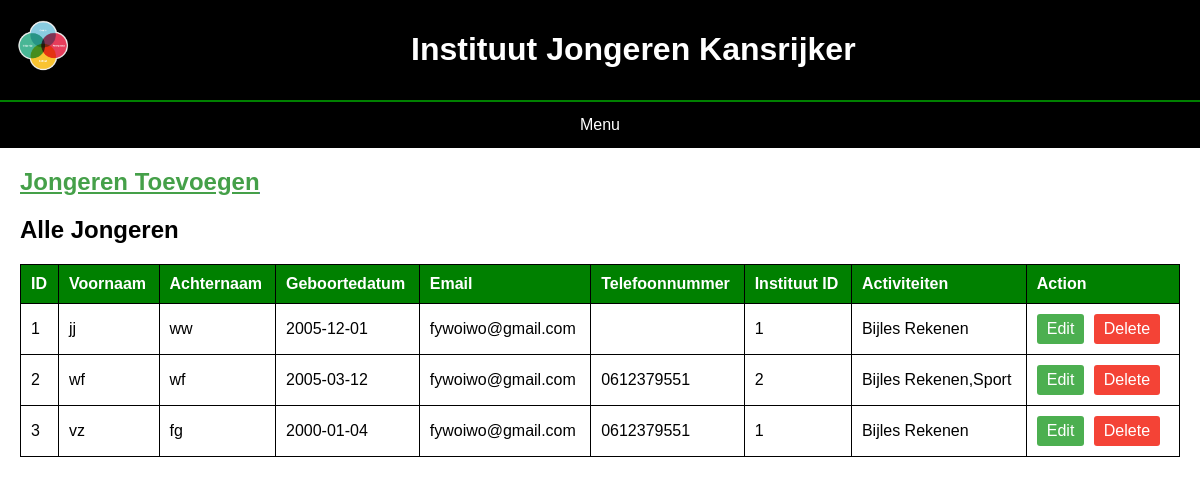
The app's page /Project/jongere/Overzicht_jongeren.php (signed in) with its own data.
### tables this page shows
CREATE TABLE `jongeren` (
  `jongereID` int(11) NOT NULL,
  `voornaam` varchar(50) NOT NULL,
  `achternaam` varchar(50) NOT NULL,
  `geboortedatum` date NOT NULL,
  `email` varchar(100) NOT NULL,
  `telefoonnummer` varchar(20) DEFAULT NULL,
  `instituutID` int(11) DEFAULT NULL
);

### Project/db.php (called while the page is built, shortened)
<?php
class database {
    private $dbh;
    public function __construct() {
        $this->host = 'localhost';
        $this->username = 'root';
        $this->password = '';
        $this->database = 'school';
        $this->port = 3307;
        $dsn = "mysql:host=$this->host;port=$this->port;dbname=$this->database";
        try {
            $this->dbh = new PDO($dsn, $this->username, $this->password);
            $this->dbh->setAttribute(PDO::ATTR_ERRMODE, PDO::ERRMODE_EXCEPTION);
        } catch (PDOException $e) {
            die("Connection failed: " . $e->getMessage());
        }
    }
public function selectAllJongeren() {
    $sql = 'SELECT jongeren.*, GROUP_CONCAT(activiteiten.activiteitNaam) AS activiteiten
            FROM jongeren
            LEFT JOIN activiteiten_jongeren ON jongeren.jongereID = activiteiten_jongeren.jongereID
            LEFT JOIN activiteiten ON activiteiten_jongeren.activiteitID = activiteiten.activiteitID
            GROUP BY jongeren.jongereID';
    $stmt = $this->dbh->query($sql);
    return $stmt->fetchAll(PDO::FETCH_ASSOC);
}
}

### Project/jongere/Overzicht_jongeren.php (the view, shortened to what this page needs)
<?php
require_once '../db.php';
$db = new database();
$jongeren = $db->selectAllJongeren();
?>
<!DOCTYPE html>
<html lang="en">
<head>
    <link rel="stylesheet" href="activiteiten.css">
</head>
<body>
<header>
        <div class="header">
        <img class="Logo" src="../Logo.png" alt="">
        <a class="h1" href="../Dashboard.php"><h1>Instituut Jongeren Kansrijker</h1></a>
        </div>
        <div class="menu">
        <h3 class="dropbtn">Menu</h3>
        </div>
        </header>
    <div class="container">
    <a href="add_jongeren.php"><h2>Jongeren Toevoegen</h2></a>
        <h2>Alle Jongeren</h2>
        <table>
            <thead>
                <tr>
                    <th>ID</th>
                    <th>Voornaam</th>
                    <th>Achternaam</th>
                    <th>Geboortedatum</th>
                    <th>Email</th>
                    <th>Telefoonnummer</th>
                    <th>Instituut ID</th>
                    <th>Activiteiten</th>
                    <th>Action</th>
                </tr>
            </thead>
            <tbody>
                <?php foreach ($jongeren as $jongere) : ?>
                    <tr>
                        <td><?php echo $jongere['jongereID']; ?></td>
                        <td><?php echo $jongere['voornaam']; ?></td>
                        <td><?php echo $jongere['achternaam']; ?></td>
                        <td><?php echo $jongere['geboortedatum']; ?></td>
                        <td><?php echo $jongere['email']; ?></td>
                        <td><?php echo $jongere['telefoonnummer']; ?></td>
                        <td><?php echo $jongere['instituutID']; ?></td>
                        <td>
                            <?php
                            echo is_array($jongere['activiteiten']) ? implode(', ', $jongere['activiteiten']) : $jongere['activiteiten'];
                            ?>
                        </td>
                        <td>
                            <a href="edit_jongere.php?id=<?php echo $jongere['jongereID']; ?>">Edit</a>
                            <a href="delete_jongere.php?action=delete&id=<?php echo $jongere['jongereID']; ?>" onclick="return confirm('Are you sure you want to delete this student?')">Delete</a>
                        </td>
                    </tr>
                <?php endforeach; ?>
            </tbody>
        </table>
    </div>
</body>
</html>

### Project/jongere/activiteiten.css (style rules this page uses)
* { box-sizing: border-box; }
body { margin: 0; font-family: Arial, Helvetica, sans-serif; }
header { overflow: hidden; background-color: black; color: #fff; }
.header { border-bottom: 2px solid green; text-align: center; padding: 10px; }
.header img { max-width: 70px; height: 70px; float: left; }
.menu { overflow: hidden; }
.menu .dropbtn { font-size: 16px; border: none; outline: none; color: #fff; padding: 14px 16px; background-color: inherit; font: inherit; margin: 0; }
.dropbtn, .content { text-align: center; }
.container { margin: 20px; }
table { width: 100%; border-collapse: collapse; margin-top: 20px; }
table, th, td { border: 1px solid black; }
th, td { padding: 10px; text-align: left; }
th { background-color: green; color: white; }
td a { display: inline-block; padding: 6px 10px; margin-right: 5px; text-decoration: none; background-color: #4CAF50; color: white; border-radius: 3px; }
td a:last-child { background-color: #f44336; }
a h2 { color: #45a049; text-decoration: underline; text-decoration-color: #45a049; }
.h1 { text-decoration: none; color: #fff; text-align: center; }

### records on screen
jongeren: jongereID "1", voornaam "jj", achternaam "ww", geboortedatum "2005-12-01", email "fywoiwo@gmail.com", instituutID "1", activiteiten "Bijles Rekenen"
jongeren: jongereID "2", voornaam "wf", achternaam "wf", geboortedatum "2005-03-12", email "fywoiwo@gmail.com", telefoonnummer "0612379551", instituutID "2", activiteiten "Bijles Rekenen,Sport"
jongeren: jongereID "3", voornaam "vz", achternaam "fg", geboortedatum "2000-01-04", email "fywoiwo@gmail.com", telefoonnummer "0612379551", instituutID "1", activiteiten "Bijles Rekenen"
